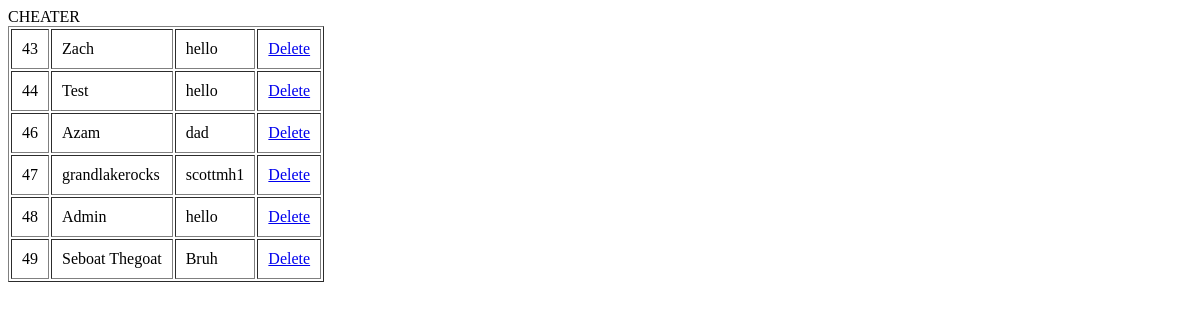
Before: /ExtraFiles/Test.php with the older database file.
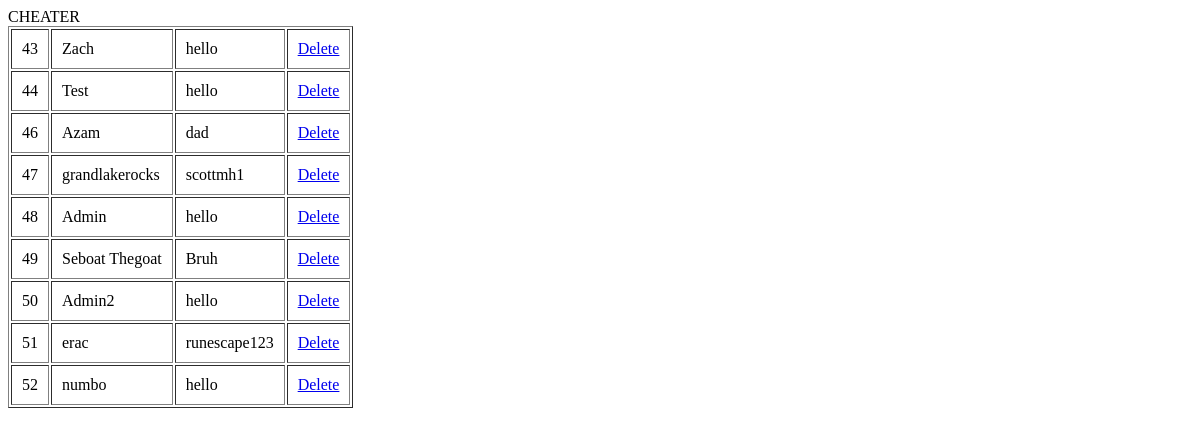
After: the same page with the newer database file.
### tables this page shows
CREATE TABLE `accounts` (
  `id` int(10) NOT NULL,
  `username` text NOT NULL,
  `password` text NOT NULL,
  `bio` text NOT NULL,
  `age` int(10) NOT NULL,
  `disease` text NOT NULL,
  `gender` text NOT NULL
);

### ExtraFiles/Test.php (the view, shortened to what this page needs)
<html>
	<body>
	CHEATER
	<?php
		$host = "localhost";
		$user = "root";
		$pass = "root";
		$db = "digigene";
		$connection = mysqli_connect($host, $user, $pass) or die ("Unable to connect!");
		mysqli_select_db($connection,$db) or die ("Unable to select database!");
		$query = "SELECT * FROM accounts";
		$result = mysqli_query($connection, $query) or die ("Error in query: $query. " . mysqli_error());
		if (mysqli_num_rows($result) > 0) {
    		echo "<table cellpadding=10 border=1>";
    		while($row = mysqli_fetch_row($result)) {
        		echo "<tr>";
			echo "<td>".$row[0]."</td>";
        		echo "<td>" . $row[1]."</td>";
        		echo "<td>".$row[2]."</td>";
			echo "<td><a href=".$_SERVER['PHP_SELF']. "?id=".$row[0].">Delete</a> </td>";
        		echo "</tr>";
    		}
		    echo "</table>";
		} else {
    		echo "No rows found!";
		}
	?>
	</body>
</html>

Changed rows visible on the page:
added accounts: id "50", username "Admin2", password "hello"
added accounts: id "51", username "erac", password "runescape123"
added accounts: id "52", username "numbo", password "hello"
